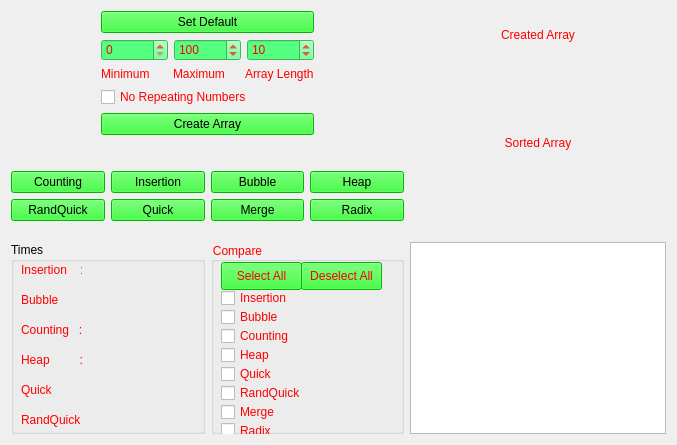
      <widget class="QWidget" name="tab_2">
       <attribute name="title">
        <string>Sorting</string>
       </attribute>
       <layout class="QGridLayout" name="gridLayout_7">
        <item row="0" column="0">
         <layout class="QGridLayout" name="gridLayout_5">
          <item row="2" column="1">
           <widget class="PlotWidget" name="graphicsView">
            <property name="frameShadow">
             <enum>QFrame::Raised</enum>
            </property>
            <property name="backgroundBrush">
             <brush brushstyle="NoBrush">
              <color alpha="100">
               <red>255</red>
               <green>255</green>
               <blue>255</blue>
              </color>
             </brush>
            </property>
            <property name="foregroundBrush">
             <brush brushstyle="NoBrush">
              <color alpha="255">
               <red>255</red>
               <green>255</green>
               <blue>255</blue>
              </color>
             </brush>
            </property>
           </widget>
          </item>
          <item row="1" column="1">
           <spacer name="verticalSpacer_3">
            <property name="orientation">
             <enum>Qt::Vertical</enum>
            </property>
            <property name="sizeType">
             <enum>QSizePolicy::Preferred</enum>
            </property>
            <property name="sizeHint" stdset="0">
             <size>
              <width>20</width>
              <height>15</height>
             </size>
            </property>
           </spacer>
          </item>
          <item row="2" column="0">
           <layout class="QHBoxLayout" name="horizontalLayout_8">
            <item>
             <widget class="QGroupBox" name="groupBox_5">
              <property name="title">
               <string>Times</string>
              </property>
              <widget class="QLabel" name="label_8">
               <property name="geometry">
                <rect>
                 <x>10</x>
                 <y>50</y>
                 <width>61</width>
                 <height>16</height>
                </rect>
               </property>
               <property name="styleSheet">
                <string notr="true">color: rgb(255, 0, 0);</string>
               </property>
               <property name="text">
                <string>Bubble       :</string>
               </property>
              </widget>
              <widget class="QLabel" name="labelinsertionTime">
               <property name="geometry">
                <rect>
                 <x>70</x>
                 <y>20</y>
                 <width>121</width>
                 <height>21</height>
                </rect>
               </property>
               <property name="styleSheet">
                <string notr="true">color: rgb(0, 255, 0);</string>
               </property>
               <property name="text">
                <string/>
               </property>
              </widget>
              <widget class="QLabel" name="label_7">
               <property name="geometry">
                <rect>
                 <x>10</x>
                 <y>20</y>
                 <width>61</width>
                 <height>16</height>
                </rect>
               </property>
               <property name="styleSheet">
                <string notr="true">color: rgb(255, 0, 0);</string>
               </property>
               <property name="text">
                <string>Insertion    : </string>
               </property>
              </widget>
              <widget class="QLabel" name="label_18">
               <property name="geometry">
                <rect>
                 <x>10</x>
                 <y>230</y>
                 <width>61</width>
                 <height>16</height>
                </rect>
               </property>
               <property name="styleSheet">
                <string notr="true">color: rgb(255, 0, 0);</string>
               </property>
               <property name="text">
                <string>Radix         :</string>
               </property>
              </widget>
              <widget class="QLabel" name="label_13">
               <property name="geometry">
                <rect>
                 <x>10</x>
                 <y>200</y>
                 <width>61</width>
                 <height>16</height>
                </rect>
               </property>
               <property name="styleSheet">
                <string notr="true">color: rgb(255, 0, 0);</string>
               </property>
               <property name="text">
                <string>Merge        :</string>
               </property>
              </widget>
              <widget class="QLabel" name="labelMergeTime">
               <property name="geometry">
                <rect>
                 <x>70</x>
                 <y>200</y>
                 <width>121</width>
                 <height>17</height>
                </rect>
               </property>
               <property name="styleSheet">
                <string notr="true">color: rgb(0, 255, 0);</string>
               </property>
               <property name="text">
                <string/>
               </property>
              </widget>
              <widget class="QLabel" name="label_9">
               <property name="geometry">
                <rect>
                 <x>10</x>
                 <y>80</y>
                 <width>61</width>
                 <height>16</height>
                </rect>
               </property>
               <property name="styleSheet">
                <string notr="true">color: rgb(255, 0, 0);</string>
               </property>
               <property name="text">
                <string>Counting   :</string>
               </property>
              </widget>
              <widget class="QLabel" name="labelBubbleTime">
               <property name="geometry">
                <rect>
                 <x>70</x>
                 <y>50</y>
                 <width>121</width>
                 <height>17</height>
                </rect>
               </property>
               <property name="styleSheet">
                <string notr="true">color: rgb(0, 255, 0);</string>
               </property>
               <property name="text">
                <string/>
               </property>
              </widget>
              <widget class="QLabel" name="label_10">
               <property name="geometry">
                <rect>
                 <x>10</x>
                 <y>110</y>
                 <width>61</width>
                 <height>16</height>
                </rect>
               </property>
               <property name="styleSheet">
                <string notr="true">color: rgb(255, 0, 0);</string>
               </property>
               <property name="text">
                <string>Heap         :</string>
               </property>
              </widget>
              <widget class="QLabel" name="labelRandQuickTime">
               <property name="geometry">
                <rect>
                 <x>70</x>
                 <y>170</y>
                 <width>121</width>
                 <height>17</height>
                </rect>
               </property>
               <property name="styleSheet">
                <string notr="true">color: rgb(0, 255, 0);</string>
               </property>
               <property name="text">
                <string/>
               </property>
              </widget>
              <widget class="QLabel" name="label_11">
               <property name="geometry">
                <rect>
                 <x>10</x>
                 <y>140</y>
                 <width>61</width>
                 <height>16</height>
                </rect>
               </property>
               <property name="styleSheet">
                <string notr="true">color: rgb(255, 0, 0);</string>
               </property>
               <property name="text">
                <string>Quick         :</string>
               </property>
              </widget>
              <widget class="QLabel" name="labelCountingTime">
               <property name="geometry">
                <rect>
                 <x>70</x>
                 <y>80</y>
                 <width>121</width>
                 <height>17</height>
                </rect>
               </property>
               <property name="styleSheet">
                <string notr="true">color: rgb(0, 255, 0);</string>
               </property>
               <property name="text">
                <string/>
               </property>
              </widget>
              <widget class="QLabel" name="labelQuickTime">
               <property name="geometry">
                <rect>
                 <x>70</x>
                 <y>140</y>
                 <width>121</width>
                 <height>17</height>
                </rect>
               </property>
               <property name="styleSheet">
                <string notr="true">color: rgb(0, 255, 0);</string>
               </property>
               <property name="text">
                <string/>
               </property>
              </widget>
              <widget class="QLabel" name="label_12">
               <property name="geometry">
                <rect>
                 <x>10</x>
                 <y>170</y>
                 <width>61</width>
                 <height>16</height>
                </rect>
               </property>
               <property name="styleSheet">
                <string notr="true">color: rgb(255, 0, 0);</string>
               </property>
               <property name="text">
                <string>RandQuick :</string>
               </property>
              </widget>
              <widget class="QLabel" name="labelHeapTime">
               <property name="geometry">
                <rect>
                 <x>70</x>
                 <y>110</y>
                 <width>121</width>
                 <height>17</height>
                </rect>
               </property>
               <property name="styleSheet">
                <string notr="true">color: rgb(0, 255, 0);</string>
               </property>
               <property name="text">
                <string/>
               </property>
              </widget>
              <widget class="QLabel" name="labelRadixTime">
               <property name="geometry">
                <rect>
                 <x>70</x>
                 <y>230</y>
                 <width>121</width>
                 <height>17</height>
                </rect>
               </property>
               <property name="styleSheet">
                <string notr="true">color: rgb(0, 255, 0);</string>
               </property>
               <property name="text">
                <string/>
               </property>
              </widget>
             </widget>
            </item>
            <item>
             <widget class="QGroupBox" name="groupBox">
              <property name="styleSheet">
               <string notr="true">color: rgb(255, 0, 0);</string>
              </property>
              <property name="title">
               <string>Compare</string>
              </property>
              <widget class="QCheckBox" name="checkBoxRandQuick">
               <property name="geometry">
                <rect>
                 <x>10</x>
                 <y>141</y>
                 <width>91</width>
                 <height>20</height>
                </rect>
               </property>
               <property name="styleSheet">
                <string notr="true">color: rgb(255, 0, 0);</string>
               </property>
               <property name="text">
                <string>RandQuick</string>
               </property>
              </widget>
              <widget class="QCheckBox" name="checkBoxQuick">
               <property name="geometry">
                <rect>
                 <x>10</x>
                 <y>122</y>
                 <width>91</width>
                 <height>20</height>
                </rect>
               </property>
               <property name="text">
                <string>Quick</string>
               </property>
              </widget>
              <widget class="QCheckBox" name="checkBoxMerge">
               <property name="geometry">
                <rect>
                 <x>10</x>
                 <y>160</y>
                 <width>91</width>
                 <height>20</height>
                </rect>
               </property>
               <property name="text">
                <string>Merge</string>
               </property>
              </widget>
              <widget class="QCheckBox" name="checkBoxHeap">
               <property name="geometry">
                <rect>
                 <x>10</x>
                 <y>103</y>
                 <width>91</width>
                 <height>20</height>
                </rect>
               </property>
               <property name="text">
                <string>Heap</string>
               </property>
              </widget>
              <widget class="QCheckBox" name="checkBoxCounting">
               <property name="geometry">
                <rect>
                 <x>10</x>
                 <y>84</y>
                 <width>91</width>
                 <height>20</height>
                </rect>
               </property>
               <property name="font">
                <font>
                 <strikeout>false</strikeout>
                </font>
               </property>
               <property name="text">
                <string>Counting</string>
               </property>
              </widget>
              <widget class="QCheckBox" name="checkBoxBubble">
               <property name="geometry">
                <rect>
                 <x>10</x>
                 <y>65</y>
                 <width>91</width>
                 <height>20</height>
                </rect>
               </property>
               <property name="text">
                <string>Bubble</string>
               </property>
              </widget>
              <widget class="QCheckBox" name="checkBoxInsertion">
               <property name="geometry">
                <rect>
                 <x>10</x>
                 <y>46</y>
                 <width>91</width>
                 <height>20</height>
                </rect>
               </property>
               <property name="text">
                <string>Insertion</string>
               </property>
              </widget>
              <widget class="QPushButton" name="pushButtonSelectAll">
               <property name="geometry">
                <rect>
                 <x>10</x>
                 <y>20</y>
                 <width>81</width>
                 <height>28</height>
                </rect>
               </property>
               <property name="styleSheet">
                <string notr="true">background-color: rgb(0, 255, 0);</string>
               </property>
               <property name="text">
                <string>Select All</string>
               </property>
              </widget>
              <widget class="QPushButton" name="pushButtonDeselectAll">
               <property name="geometry">
                <rect>
                 <x>90</x>
                 <y>20</y>
                 <width>81</width>
                 <height>28</height>
                </rect>
               </property>
               <property name="styleSheet">
                <string notr="true">background-color: rgb(0, 255, 0);</string>
               </property>
               <property name="text">
                <string>Deselect All</string>
               </property>
              </widget>
              <widget class="QSpinBox" name="spinBoxLengthSteps">
               <property name="geometry">
                <rect>
                 <x>10</x>
                 <y>200</y>
                 <width>71</width>
                 <height>22</height>
                </rect>
               </property>
               <property name="styleSheet">
                <string notr="true">background-color: rgb(85, 255, 127);</string>
               </property>
               <property name="maximum">
                <number>9999999</number>
               </property>
               <property name="value">
                <number>10</number>
               </property>
              </widget>
              <widget class="QSpinBox" name="spinBoxMaxLength">
               <property name="geometry">
                <rect>
                 <x>100</x>
                 <y>200</y>
                 <width>71</width>
                 <height>22</height>
                </rect>
               </property>
               <property name="styleSheet">
                <string notr="true">background-color: rgb(85, 255, 127);</string>
               </property>
               <property name="maximum">
                <number>9999999</number>
               </property>
               <property name="value">
                <number>150</number>
               </property>
              </widget>
              <widget class="QLabel" name="label_14">
               <property name="geometry">
                <rect>
                 <x>10</x>
                 <y>230</y>
                 <width>81</width>
                 <height>16</height>
                </rect>
               </property>
               <property name="text">
                <string>Length Steps</string>
               </property>
              </widget>
              <widget class="QLabel" name="label_15">
               <property name="geometry">
                <rect>
                 <x>100</x>
                 <y>230</y>
                 <width>71</width>
                 <height>16</height>
                </rect>
               </property>
               <property name="text">
                <string>Max Length</string>
               </property>
              </widget>
              <widget class="QPushButton" name="pushButtonCompare">
               <property name="geometry">
                <rect>
                 <x>10</x>
                 <y>270</y>
                 <width>161</width>
                 <height>28</height>
                </rect>
               </property>
               <property name="styleSheet">
                <string notr="true">background-color: rgb(0, 255, 0);</string>
               </property>
               <property name="text">
                <string>Compare</string>
               </property>
              </widget>
              <widget class="QCheckBox" name="checkBoxNonRepeative">
               <property name="geometry">
                <rect>
                 <x>30</x>
                 <y>250</y>
                 <width>111</width>
                 <height>20</height>
                </rect>
               </property>
               <property name="text">
                <string>Non repeative</string>
               </property>
              </widget>
              <widget class="QCheckBox" name="checkBoxRadix">
               <property name="geometry">
                <rect>
                 <x>10</x>
                 <y>180</y>
                 <width>70</width>
                 <height>17</height>
                </rect>
               </property>
               <property name="font">
                <font>
                 <strikeout>false</strikeout>
                </font>
               </property>
               <property name="text">
                <string>Radix</string>
               </property>
              </widget>
             </widget>
            </item>
           </layout>
          </item>
          <item row="0" column="0">
           <layout class="QVBoxLayout" name="verticalLayout_4">
            <item>
             <layout class="QHBoxLayout" name="horizontalLayout_7">
              <item>
               <spacer name="horizontalSpacer_7">
                <property name="orientation">
                 <enum>Qt::Horizontal</enum>
                </property>
                <property name="sizeType">
                 <enum>QSizePolicy::Fixed</enum>
                </property>
                <property name="sizeHint" stdset="0">
                 <size>
                  <width>90</width>
                  <height>20</height>
                 </size>
                </property>
               </spacer>
              </item>
              <item>
               <layout class="QGridLayout" name="gridLayout_4">
                <item row="1" column="0">
                 <layout class="QHBoxLayout" name="horizontalLayout_5">
                  <item>
                   <widget class="QSpinBox" name="spinBoxMin">
                    <property name="styleSheet">
                     <string notr="true">color: rgb(255, 0, 0);
background-color: rgb(85, 255, 127);</string>
                    </property>
                    <property name="maximum">
                     <number>9999999</number>
                    </property>
                   </widget>
                  </item>
                  <item>
                   <widget class="QSpinBox" name="spinBoxMax">
                    <property name="styleSheet">
                     <string notr="true">color: rgb(255, 0, 0);
background-color: rgb(85, 255, 127);</string>
                    </property>
                    <property name="maximum">
                     <number>9999999</number>
                    </property>
                    <property name="value">
                     <number>100</number>
                    </property>
                   </widget>
                  </item>
                  <item>
                   <widget class="QSpinBox" name="spinBoxLength">
                    <property name="styleSheet">
                     <string notr="true">color: rgb(255, 0, 0);
background-color: rgb(85, 255, 127);</string>
                    </property>
                    <property name="maximum">
                     <number>9999999</number>
                    </property>
                    <property name="singleStep">
                     <number>1</number>
                    </property>
                    <property name="value">
                     <number>10</number>
                    </property>
                   </widget>
                  </item>
                 </layout>
                </item>
                <item row="2" column="0">
                 <layout class="QHBoxLayout" name="horizontalLayout_6">
                  <item>
                   <widget class="QLabel" name="label">
                    <property name="styleSheet">
                     <string notr="true">color: rgb(255, 0, 0);</string>
                    </property>
                    <property name="text">
                     <string>Minimum</string>
                    </property>
                   </widget>
                  </item>
                  <item>
                   <widget class="QLabel" name="label_2">
                    <property name="styleSheet">
                     <string notr="true">color: rgb(255, 0, 0);</string>
                    </property>
                    <property name="text">
                     <string>Maximum</string>
                    </property>
                   </widget>
                  </item>
                  <item>
                   <widget class="QLabel" name="label_3">
                    <property name="styleSheet">
                     <string notr="true">color: rgb(255, 0, 0);</string>
                    </property>
                    <property name="text">
                     <string>Array Length</string>
                    </property>
                   </widget>
                  </item>
                 </layout>
                </item>
                <item row="3" column="0">
                 <widget class="QCheckBox" name="checkBoxNoRepeate">
                  <property name="styleSheet">
                   <string notr="true">color: rgb(255, 0, 0);</string>
                  </property>
                  <property name="text">
                   <string>No Repeating Numbers</string>
                  </property>
                 </widget>
                </item>
                <item row="4" column="0">
                 <widget class="QPushButton" name="pushButtonCreateArray">
                  <property name="styleSheet">
                   <string notr="true">background-color: rgb(0, 255, 0);</string>
                  </property>
                  <property name="text">
                   <string>Create Array</string>
                  </property>
                 </widget>
                </item>
                <item row="0" column="0">
                 <widget class="QPushButton" name="pushButtonSetDefault">
                  <property name="styleSheet">
                   <string notr="true">background-color: rgb(0, 255, 0);</string>
                  </property>
                  <property name="text">
                   <string>Set Default</string>
                  </property>
                 </widget>
                </item>
               </layout>
              </item>
              <item>
               <spacer name="horizontalSpacer_11">
                <property name="orientation">
                 <enum>Qt::Horizontal</enum>
                </property>
                <property name="sizeType">
                 <enum>QSizePolicy::Fixed</enum>
                </property>
                <property name="sizeHint" stdset="0">
                 <size>
                  <width>90</width>
                  <height>20</height>
                 </size>
                </property>
               </spacer>
              </item>
             </layout>
            </item>
            <item>
             <spacer name="verticalSpacer_2">
              <property name="orientation">
               <enum>Qt::Vertical</enum>
              </property>
              <property name="sizeType">
               <enum>QSizePolicy::MinimumExpanding</enum>
              </property>
              <property name="sizeHint" stdset="0">
               <size>
                <width>30</width>
                <height>30</height>
               </size>
              </property>
             </spacer>
            </item>
            <item>
             <layout class="QHBoxLayout" name="horizontalLayout_3">
              <item>
               <widget class="QPushButton" name="pushButtonCounting">
                <property name="styleSheet">
                 <string notr="true">background-color: rgb(0, 255, 0);</string>
                </property>
                <property name="text">
                 <string>Counting</string>
                </property>
               </widget>
              </item>
              <item>
               <widget class="QPushButton" name="pushButtonInsertion">
                <property name="styleSheet">
                 <string notr="true">background-color: rgb(0, 255, 0);</string>
                </property>
                <property name="text">
                 <string>Insertion</string>
                </property>
               </widget>
              </item>
              <item>
               <widget class="QPushButton" name="pushButtonBubble">
                <property name="styleSheet">
                 <string notr="true">background-color: rgb(0, 255, 0);</string>
                </property>
                <property name="text">
                 <string>Bubble</string>
                </property>
               </widget>
              </item>
              <item>
               <widget class="QPushButton" name="pushButtonHeap">
                <property name="styleSheet">
                 <string notr="true">background-color: rgb(0, 255, 0);</string>
                </property>
                <property name="text">
                 <string>Heap</string>
                </property>
               </widget>
              </item>
             </layout>
            </item>
            <item>
             <layout class="QHBoxLayout" name="horizontalLayout_4">
              <item>
               <widget class="QPushButton" name="pushButtonRandQuick">
                <property name="styleSheet">
                 <string notr="true">background-color: rgb(0, 255, 0);</string>
                </property>
                <property name="text">
                 <string>RandQuick</string>
                </property>
               </widget>
              </item>
              <item>
               <widget class="QPushButton" name="pushButtonQuick">
                <property name="styleSheet">
                 <string notr="true">background-color: rgb(0, 255, 0);</string>
                </property>
                <property name="text">
                 <string>Quick</string>
                </property>
               </widget>
              </item>
              <item>
               <widget class="QPushButton" name="pushButtonMerge">
                <property name="styleSheet">
                 <string notr="true">background-color: rgb(0, 255, 0);</string>
                </property>
                <property name="text">
                 <string>Merge</string>
                </property>
               </widget>
              </item>
              <item>
               <widget class="QPushButton" name="pushButtonRadix">
                <property name="styleSheet">
                 <string notr="true">background-color: rgb(0, 255, 0);</string>
                </property>
                <property name="text">
                 <string>Radix</string>
                </property>
               </widget>
              </item>
             </layout>
            </item>
           </layout>
          </item>
          <item row="0" column="1">
           <layout class="QVBoxLayout" name="verticalLayout_2">
            <item>
             <widget class="QLabel" name="label_4">
              <property name="styleSheet">
               <string notr="true">color: rgb(255, 0, 0);</string>
              </property>
              <property name="text">
               <string>Created Array</string>
              </property>
              <property name="alignment">
               <set>Qt::AlignCenter</set>
              </property>
             </widget>
            </item>
            <item>
             <widget class="QLabel" name="labelUnsortedArray">
              <property name="styleSheet">
               <string notr="true">color: rgb(0, 255, 0);</string>
              </property>
              <property name="text">
               <string/>
              </property>
              <property name="alignment">
               <set>Qt::AlignCenter</set>
              </property>
             </widget>
            </item>
            <item>
             <widget class="QLabel" name="label_5">
              <property name="styleSheet">
               <string notr="true">color: rgb(255, 0, 0);</string>
              </property>
              <property name="text">
               <string>Sorted Array</string>
              </property>
              <property name="alignment">
               <set>Qt::AlignCenter</set>
              </property>
             </widget>
            </item>
            <item>
             <widget class="QLabel" name="labelSortedArray">
              <property name="styleSheet">
               <string notr="true">color: rgb(0, 255, 0);</string>
              </property>
              <property name="text">
               <string/>
              </property>
              <property name="alignment">
               <set>Qt::AlignCenter</set>
              </property>
             </widget>
            </item>
           </layout>
          </item>
         </layout>
        </item>
       </layout>
      </widget>
